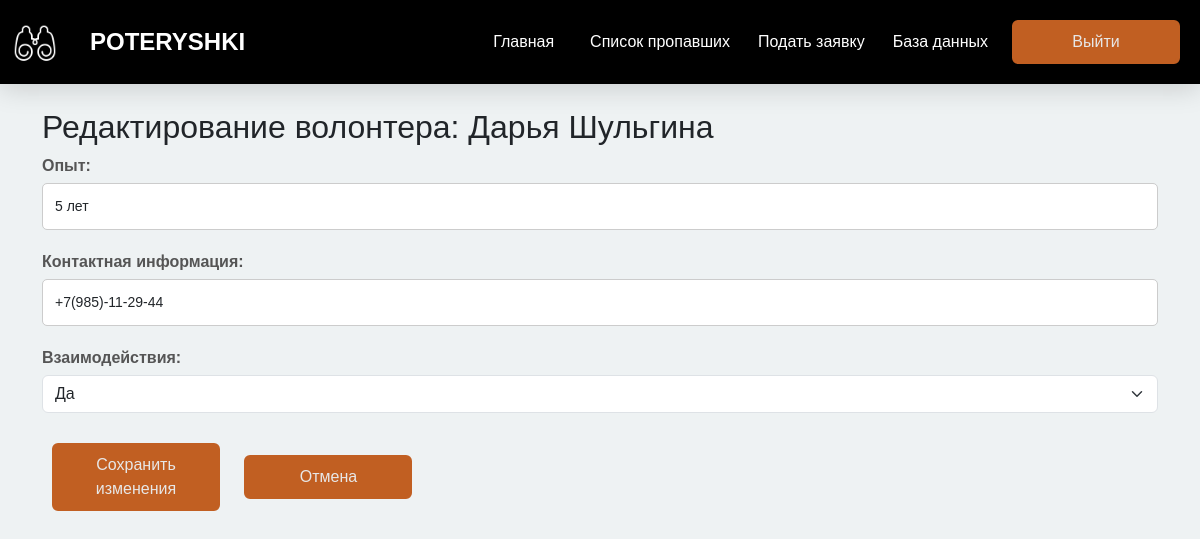
The app's page /edit_volunteer/1 (signed in) with its own data.
### models.py (models this page shows)
class Us_user(db.Model, UserMixin):
    id = db.Column(db.Integer, primary_key=True)
    N_name = db.Column(db.String(20), nullable=False)
    Surname = db.Column(db.String(20), nullable=False)
    Email = db.Column(db.String(100), unique=True, nullable=False)
    Password = db.Column(db.String(16), nullable=False)
    Role = db.Column(db.String(50), nullable=False)
    volunteers = db.relationship('Volunteer', backref='user', lazy=True, cascade="all, delete-orphan")
    applications = db.relationship('Application', backref='application_user', lazy=True, cascade="all, delete-orphan")
    messages = db.relationship('M_Message', backref='message_user', lazy=True, cascade="all, delete-orphan")

class Volunteer(db.Model):
    id = db.Column(db.Integer, primary_key=True)
    Experience = db.Column(db.String(20), nullable=False)
    ContactInformation = db.Column(db.String(100), nullable=False)
    Interactions = db.Column(db.Boolean, nullable=False, default=False)
    user_id = db.Column(db.Integer, db.ForeignKey('us_user.id'), nullable=False)
    us_user = db.relationship('Us_user')
    messages = db.relationship('M_Message', backref='message_volunteer', lazy=True, cascade="all, delete-orphan")
    poisk = db.relationship('Poisk', backref='poisk_volunteer', lazy=True, cascade="all, delete-orphan")

### routes.py (the view, shortened to what this page needs)
@app.route("/edit_volunteer/<int:volunteer_id>", methods=['GET', 'POST'])
@login_required
def edit_volunteer(volunteer_id):
    volunteer = Volunteer.query.get_or_404(volunteer_id)
    return render_template('edit_volunteer.html', volunteer=volunteer)

### config.py (called while the page is built)
@login_manager.user_loader
def load_user(user_id):
    from models import Us_user
    return Us_user.query.get(int(user_id))

### routes.py (called while the page is built)
@app.after_request
def redirect_to_signin(response):
    if response.status_code == 401:
        return redirect(url_for('login', next=request.url))
    return response

### templates/edit_volunteer.html (shortened to what this page needs)
{% extends "base.html" %}
{% block content %}
<div class="container mt-4">
    <h2>Редактирование волонтера: {{ volunteer.us_user.N_name }} {{ volunteer.us_user.Surname }}</h2>
    <form method="POST">
        <div class="form-group">
            <label for="Experience">Опыт:</label>
            <input type="text" id="Experience" name="Experience" class="form-control" value="{{ volunteer.Experience }}" required>
        </div>
        <div class="form-group">
            <label for="ContactInformation">Контактная информация:</label>
            <input type="text" id="ContactInformation" name="ContactInformation" class="form-control" value="{{ volunteer.ContactInformation }}" required>
        </div>
        <div class="form-group">
            <label for="Interactions">Взаимодействия:</label>
            <select id="Interactions" name="Interactions" class="form-select">
                <option value="True" {% if volunteer.Interactions %}selected{% endif %}>Да</option>
            </select>
        </div>
        <button type="submit" class="btn btn-primary">Сохранить изменения</button>
        <a href="{{ url_for('database', table='volunteers') }}" class="btn btn-secondary">Отмена</a>
    </form>
</div>
{% endblock %}

### static/css/styles.css (style rules this page uses)
html, body { height: 100%; }
a { color: rgb(193, 95, 34); text-decoration: none; }
.btn { background-color: rgb(193, 95, 34); color: rgb(231, 231, 231); border: 0.5vh solid rgb(193, 95, 34); width: 21vh; margin: 10px; }
body { background-color: #eef2f3; font-family: 'Arial', sans-serif; margin: 0; padding: 0; }
.form-group { margin-bottom: 20px; }
label { font-weight: bold; color: #555; margin-bottom: 5px; }
.form-control { width: 100%; padding: 12px; border: 1px solid #ccc; border-radius: 5px; font-size: 14px; transition: border-color 0.3s, box-shadow 0.3s; }

### records on screen
Us_user: us_user.N_name "Дарья", us_user.Surname "Шульгина"
Volunteer: Experience "5 лет", ContactInformation "+7(985)-11-29-44", Interactions "Да"
